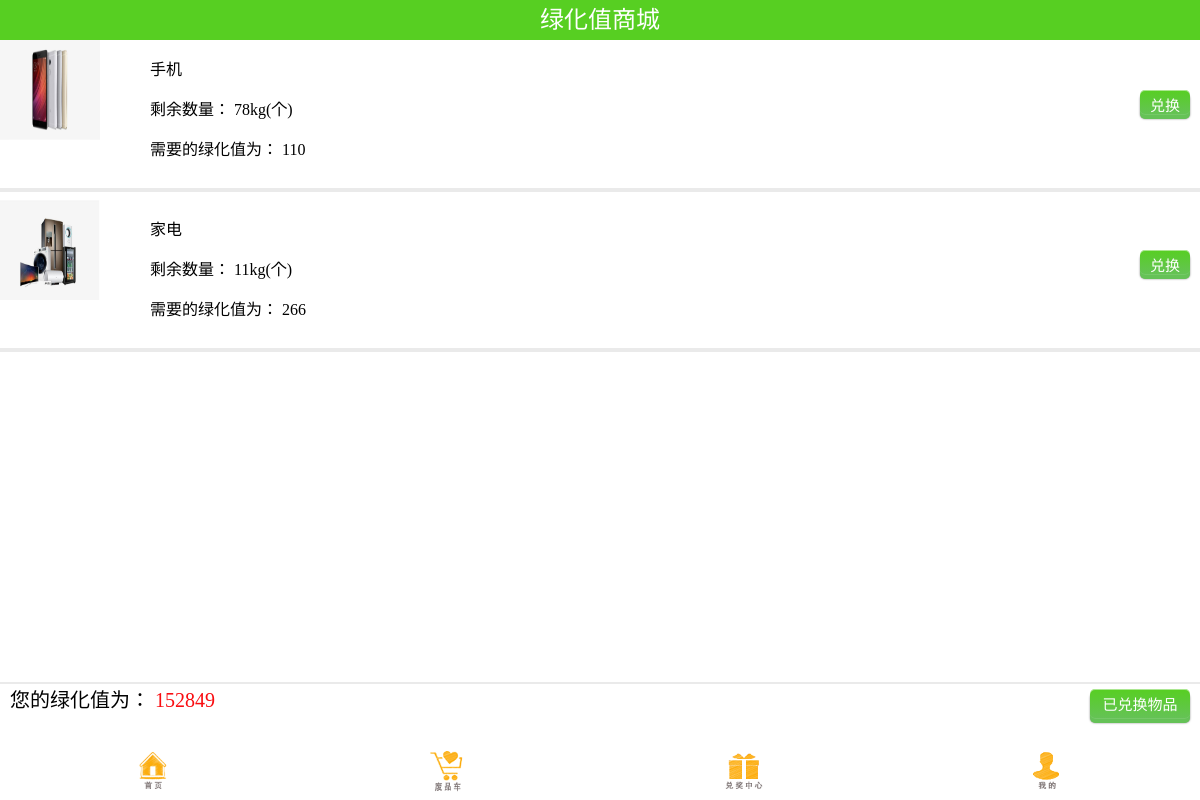
Page /jfshop.php (signed in) on the committed database.
### tables this page shows
CREATE TABLE `lo_jfshop` (
  `id` int(10) NOT NULL AUTO_INCREMENT,
  `name` varchar(50) DEFAULT NULL,
  `num` int(10) DEFAULT NULL,
  `need` int(10) DEFAULT NULL,
  `pic` varchar(100) DEFAULT NULL,
  `postime` datetime DEFAULT NULL,
  `isfinish` varchar(5) DEFAULT NULL,
  PRIMARY KEY (`id`)
);

CREATE TABLE `lo_user` (
  `id` int(10) NOT NULL AUTO_INCREMENT,
  `name` varchar(20) DEFAULT NULL,
  `pwd` varchar(20) DEFAULT NULL,
  `sex` varchar(3) DEFAULT NULL,
  `nickname` varchar(20) DEFAULT NULL,
  `point` varchar(10) DEFAULT NULL,
  `isadd` varchar(3) DEFAULT NULL,
  PRIMARY KEY (`id`)
);

### includes/MyDb.php (called while the page is built, shortened)
<?php
class MyDb
{
    public function __construct($dbname,$host="qdm190234501.my3w.com",$user="qdm190234501",$pwd="zfz666666",$charset="SET NAMES UTF8")
    {
        $this->dbname = $dbname;
        $this->host = $host;
        $this->user = $user;
        $this->pwd = $pwd;
        $this->charset = $charset;
    }
    public function query($sql)
    {
        return @mysql_query($sql);
    }
    public function fetch($res)
    {
        return @mysql_fetch_array($res);
    }
   public  function get_one($table,$where,$coment="*")
    {
        $table = self::getTableName($table);
        $sql = "select $coment from $table where $where";
        $res = $this->query($sql);
        $row = $this->fetch($res);
		return $row;
    }
    public function get_all($tablename,$where="",$column="*",$order="",$limit="",$join="",$group="")
    {
       $res =  $this->select_num($tablename,$where,$column,$order,$join,$limit,$group);
       $arr = array();
        while($row = $this->fetch($res)){
            $arr[] = $row;
        }
        return $arr;
    }
    private  function getTableName($tableName,$tablePrifx="lo_")
    {
        return $tablePrifx.$tableName;
    }
    public function select_num($tablename,$where="",$column="*",$order=null,$join=null,$limit=null,$group=null)
    {
        $tablename = self::getTableName($tablename);
        $sql = "select {$column}  from {$tablename}";
        return $this->query($sql);
    }
}

### includes/init.php (called while the page is built, shortened)
<?php
include(ROOT."includes/MyDb.php");
$Db = new MyDb("qdm190234501_db");

### jfshop.php (the view, shortened to what this page needs)
 <?php
 include( "includes/init.php" );
 $name = $_SESSION[ 'name' ];
$row=$Db->get_one('user',"name='$name'");
$point=$row['point'];
 $rows = $Db->get_all( "jfshop");
 ?>
<!DOCTYPE html PUBLIC "-//W3C//DTD HTML 4.01 Transitional//EN" "http://www.w3.org/TR/html4/loose.dtd">
<html>
<head>
	<link href="css/jfshop.css" rel="stylesheet" type="text/css"/>
</head>
<body>
	<div class="head" align="center">
		<font color="#FFFFFF" size="+2">绿化值商城</font>
	</div>
	<div class="main" style="height: <?php $sum=count($rows)*160;echo $sum;?>">
	<form action="case.send.php" method="post">
	<?php
	foreach ( $rows as $v ) {
		?>
	<div class="main_div">
		<div class="main_div2">
		<img src="<?php echo $v['pic'];?>">
		</div>
		<div class="main_div3">
			<p>
				<?php echo $v['name']?>
			</p>
			<p>剩余数量：
				<?php echo $v['num']?>kg(个)</p>
			<p>需要的绿化值为：
				<?php echo $v['need']?></p>
		</div>
		<input id="exchange" type="button" value="兑换" class="push_button red" style="width: 50px;height: 25px;font-size: 15px;line-height: 30px;margin: 0px;float:right;right: 10px;top:50px">
	</div>
	<hr color="#EAEAEA" size="4px">
	<?php
	}
	?>
	</div>
	<div class="botten_div">
		<div class="price">您的绿化值为：
			<font color="#F90D11" id="price">
				<?php echo $point?>
			</font>
			<input id="inc" type="button" onClick="location='jfshop.inc.php'" value="已兑换物品" class="push_button red" style="width: 100px;height: 30px;font-size: 15px;line-height: 30px;margin: 0px;float:right;right: 20px;top:5px">
		</div>
		<table class="botten_table">
			<tr>
				<td  align="center" id="pic1"><img src="images/botten1.png" id="p1" width="40px" height="40px"></td>
				<td  align="center" id="pic2"><img src="images/botten2.png" id="p2" width="38px" height="45px"></td>
				<td  align="center" id="pic3"><img src="images/botten3.png" id="p3" width="40px" height="40px"></td>
				<td  align="center" id="pic4"><img src="images/botten4.png" id="p4" width="40px" height="40px"></td>
			</tr>
		</table>
	</div>
</body>
</html>

### css/jfshop.css (style rules this page uses)
body { margin: 0px; padding: 0px; }
.head { width: 100%; height: 40px; margin: 0px; padding: 0px; background:#57cf22; }
.main_div { height: 140px; width: 100%; }
.main { width: 100%; margin-bottom: 116px; }
.main_div2 { float: left; width: 100px; height: 100px; margin: 0px; padding: 0px; }
.main_div2 img { margin: 0px; padding: 0px; width: 100px; height: 100px }
.main_div3 { position: relative; left: 50px; float: left; }
.botten_div { position: fixed; bottom:0px; width: 100%; height: 113px; border-style: solid; border-bottom-color: #FFFFFF; border-left: #FFFFFF; border-top-color:#EAEAEA; border-top-width:2px; background:#FFFFFF; margin: 0; padding: 0; }
.botten_table { margin: 0; padding: 0; position: relative; top:48px; width: 100%; height: 100%; }
.botten_table tr { margin: 0; padding: 0; }
.botten_table tr td { margin: 0; padding: 0; }
.price { position: relative; float: left; left: 10px; font-size: 20px; width: 100% }
.push_button { position: relative; width:330px; height:40px; border: none; outline:none; text-align:center; font-size: 25px; color:#FFF; text-decoration:none; line-height:43px; font-family:'Oswald', Helvetica; display: block; margin:30px auto; }
.red { background: #65c257; background-image:-webkit-linear-gradient(top, #57cf22, #65c257); background-image:-moz-linear-gradient(top, #57cf22, #65c257); background-image:-ms-linear-gradient(top, #57cf22, #65c257); background-image:-o-linear-gradient(top, #57cf22, #65c257); background- -webkit-border-radius:5px; -moz-border-radius:5px; border-radius:5px; -webkit-box-shadow:0 1px 0 rgba(255, 255, 255, .5) inset, 0 -1px 0 rgba(255, 255, 255, .1) inset, 0 4px 0 #65c257, 0 4px 2px rgba(0, 0, 0, .5); -moz-box-shadow:0 1px 0 rgba(255, 255, 255, .5) inset, 0 -1px 0 rgba(255, 255, 255, .1) inset, 0 4px 0 #65c257, 0 4px 2px rgba(0, 0, 0, .5); box-shadow:0 1px 0 rgba(255, 255, 255, .5) inset, 0 -1px 0 rgba(255, 255, 255, .1) inset, 0 4px 0 #65c257, 0 4px 2px rgba(0, 0, 0, .5); }
.botten_table { margin: 0; padding: 0; position: relative; top:0px; width: 100%; height: 100%; }

### rows in the picture
lo_jfshop: pic (picture), name "手机", num "78", need "110"
lo_jfshop: pic (picture), name "家电", num "11", need "266"
lo_user: point "152849"
